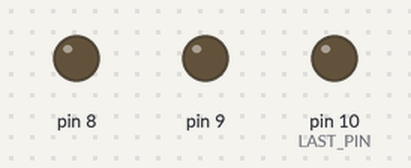
Recording of a sketch running on a simulated Arduino Uno, built with avr-gcc and run on an emulated ATmega328P. Shown: output pins drawn as LEDs (lit = HIGH). Pins used as bus, display or sensor lines are not drawn.

Above: at 0.15 s.
At 0.75 s:
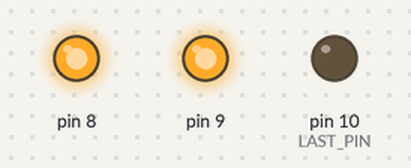
At 1.65 s:
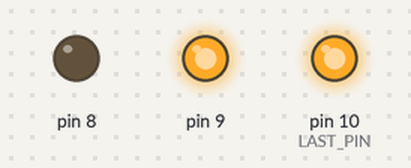
At 1.95 s:
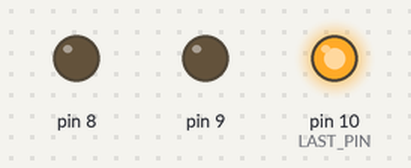
At 3.6 s:
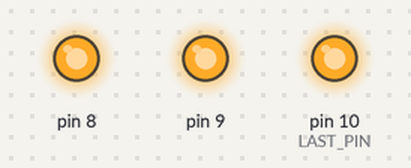
At 5.25 s:
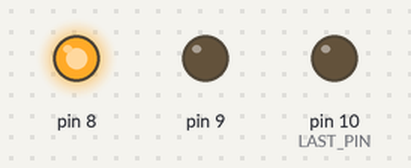
Timing chart, 0 to 5.5 s (numbered marks = the images above):
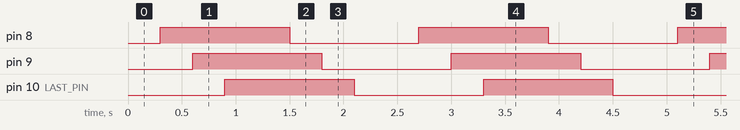

The sketch:

drill-04-fill-drain.ino
```cpp
const int FIRST_PIN = 7;
const int LAST_PIN = 10;
const unsigned long STEP_MS = 300;

void setup() {
  for (int pin = FIRST_PIN; pin <= LAST_PIN; pin++) {
    pinMode(pin, OUTPUT);
  }
}

void loop() {
  for (int pin = FIRST_PIN; pin <= LAST_PIN; pin++) {
    digitalWrite(pin, HIGH);
    delay(STEP_MS);
  }
  for (int pin = FIRST_PIN; pin <= LAST_PIN; pin++) {
    digitalWrite(pin, LOW);
    delay(STEP_MS);
  }
}
```

Measured:
- by itself, pin 8, pin 9, pin 10 (LAST_PIN): alternates HIGH for 1.2 s and LOW for 1.2 s
- by itself, everything shown: repeats every 2.4 s, in 6 steps
